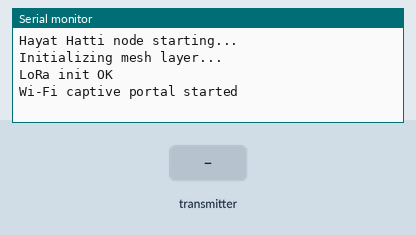
Recording of a program running on a simulated ESP32. On the bench: the last lines printed to the serial monitor. The inputs (shaded band) are chosen by the test bench. No radio packets arrive unless stated.

Above: at 2.2 s.
2.3 s: the transmitter starts sending packetId = 0
At 3.1 s:
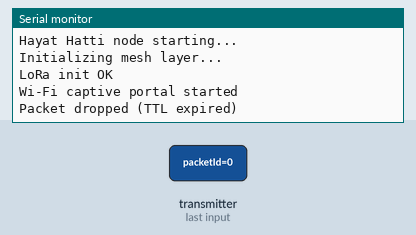
4.8 s: the transmitter starts sending ttl = 64
At 5.7 s:
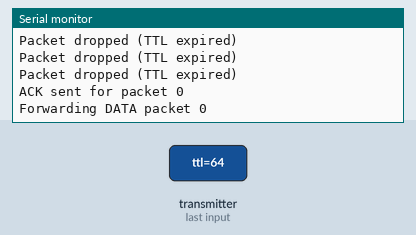
6.3 s: the transmitter starts sending packetId = 1
At 7.2 s:
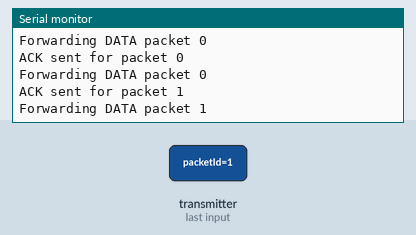

The program:

main.cpp
```cpp
#include <Arduino.h>
#include "lora_mesh.h"
#include "wifi_portal.h"

unsigned long lastSend = 0;

void setup() {
  Serial.begin(115200);
  delay(1000);

  Serial.println("Hayat Hatti node starting...");

  meshInit(1);
  wifiPortalInit();
}

void loop() {
  meshReceive();
  meshHandleRetries();
  wifiPortalHandle();

  if (millis() - lastSend > 15000) {
    lastSend = millis();
    meshSend("Periodic mesh heartbeat");
  }
}
```

lora_mesh.h
```cpp
#ifndef LORA_MESH_H
#define LORA_MESH_H

#include <Arduino.h>
#include <LoRa.h>

#define MAX_PAYLOAD_LEN 120
#define DEFAULT_TTL 5
#define MAX_RETRY 3
#define ACK_TIMEOUT 3000

enum PacketType {
  PACKET_DATA = 0,
  PACKET_ACK  = 1
};

struct MeshPacket {
  uint32_t packetId;
  uint8_t sourceId;
  uint8_t ttl;
  uint8_t hops;
  uint8_t type;
  char payload[MAX_PAYLOAD_LEN];
};

void meshInit(uint8_t nodeId);
bool meshSend(const char* message);
void meshReceive();
void meshHandleRetries();

#endif
```

wifi_portal.h
```cpp
#ifndef WIFI_PORTAL_H
#define WIFI_PORTAL_H

void wifiPortalInit();
void wifiPortalHandle();

#endif
```

lora_mesh.cpp
```cpp
#include "lora_mesh.h"
#include <SPI.h>

static uint8_t NODE_ID = 0;
static uint32_t packetCounter = 0;

static MeshPacket lastPacket;
static bool waitingAck = false;
static uint8_t retryCount = 0;
static unsigned long lastSendTime = 0;

void meshInit(uint8_t nodeId) {
  NODE_ID = nodeId;

  Serial.println("Initializing mesh layer...");

  SPI.begin(18, 19, 23, 5);

  if (!LoRa.begin(433E6)) {
    Serial.println("LoRa init failed");
    return;
  }

  Serial.println("LoRa init OK");
}

bool meshSend(const char* message) {
  MeshPacket pkt;
  pkt.packetId = ++packetCounter;
  pkt.sourceId = NODE_ID;
  pkt.ttl = DEFAULT_TTL;
  pkt.hops = 0;
  pkt.type = PACKET_DATA;

  strncpy(pkt.payload, message, MAX_PAYLOAD_LEN);
  pkt.payload[MAX_PAYLOAD_LEN - 1] = '\0';

  lastPacket = pkt;
  waitingAck = true;
  retryCount = 0;
  lastSendTime = millis();

  Serial.print("Sending DATA packet ");
  Serial.println(pkt.packetId);

  LoRa.beginPacket();
  LoRa.write((uint8_t*)&pkt, sizeof(MeshPacket));
  LoRa.endPacket();

  return true;
}

void sendAck(uint32_t packetId) {
  MeshPacket ack;
  ack.packetId = packetId;
  ack.sourceId = NODE_ID;
  ack.ttl = 1;
  ack.hops = 0;
  ack.type = PACKET_ACK;
  ack.payload[0] = '\0';

  LoRa.beginPacket();
  LoRa.write((uint8_t*)&ack, sizeof(MeshPacket));
  LoRa.endPacket();

  Serial.print("ACK sent for packet ");
  Serial.println(packetId);
}

void meshReceive() {
  int packetSize = LoRa.parsePacket();
  if (!packetSize) return;

  MeshPacket incoming;
  LoRa.readBytes((uint8_t*)&incoming, sizeof(MeshPacket));

  if (incoming.type == PACKET_ACK) {
    if (waitingAck && incoming.packetId == lastPacket.packetId) {
      Serial.print("ACK received for packet ");
      Serial.println(incoming.packetId);
      waitingAck = false;
    }
    return;
  }

  if (incoming.sourceId == NODE_ID) return;

  if (incoming.ttl == 0) {
    Serial.println("Packet dropped (TTL expired)");
    return;
  }

  sendAck(incoming.packetId);

  incoming.ttl--;
  incoming.hops++;

  Serial.print("Forwarding DATA packet ");
  Serial.println(incoming.packetId);

  LoRa.beginPacket();
  LoRa.write((uint8_t*)&incoming, sizeof(MeshPacket));
  LoRa.endPacket();
}

void meshHandleRetries() {
  if (!waitingAck) return;

  if (millis() - lastSendTime < ACK_TIMEOUT) return;

  if (retryCount >= MAX_RETRY) {
    Serial.println("Packet delivery failed");
    waitingAck = false;
    return;
  }

  retryCount++;
  lastSendTime = millis();

  Serial.print("Retrying packet ");
  Serial.println(lastPacket.packetId);

  LoRa.beginPacket();
  LoRa.write((uint8_t*)&lastPacket, sizeof(MeshPacket));
  LoRa.endPacket();
}
```

wifi_portal.cpp
```cpp
#include <WiFi.h>
#include <WebServer.h>
#include "wifi_portal.h"
#include "lora_mesh.h"

const char* AP_SSID = "HayatHatti";
const char* AP_PASS = "";

WebServer server(80);

void handleRoot() {
  String page =
    "<html><body>"
    "<h2>Hayat Hatti</h2>"
    "<form action='/send' method='POST'>"
    "<input name='msg' length=64>"
    "<input type='submit' value='Send'>"
    "</form>"
    "</body></html>";

  server.send(200, "text/html", page);
}

void handleSend() {
  if (server.hasArg("msg")) {
    String msg = server.arg("msg");
    meshSend(msg.c_str());
  }

  server.send(200, "text/html",
              "<html><body>Message sent.</body></html>");
}

void wifiPortalInit() {
  WiFi.mode(WIFI_AP);
  WiFi.softAP(AP_SSID, AP_PASS);

  server.on("/", HTTP_GET, handleRoot);
  server.on("/send", HTTP_POST, handleSend);

  server.begin();

  Serial.println("Wi-Fi captive portal started");
}

void wifiPortalHandle() {
  server.handleClient();
}
```

Measured:
- after the input at 2.3 s, the serial monitor: prints a new line at once (image 1)
- after the input at 4.8 s, the serial monitor: prints a new line after 0.06 s (image 2)
- after the input at 6.3 s, the serial monitor: prints a new line after 0.06 s (image 3)
